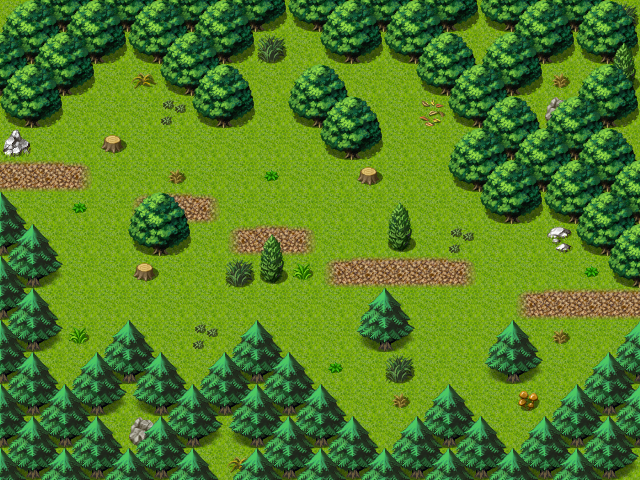

The image is a tile-based game level rendered from a .tmx file. Its description and source (layers, tilesets, objects; grid data summarised) follow:
An orthogonal 20x15 tile map with 32x32 px tiles, 3 tile layers (Ground, Objects, Above), 1 hidden layer not drawn, 11 tilesets and 6 objects (4x spawn, 2x mapchange).

<map version="1.0" orientation="orthogonal" width="20" height="15" tilewidth="32" tileheight="32">
    <properties>
        <property name="outdoors" value="1" />
    </properties>
    <tileset firstgid="1" name="map_6" tilewidth="32" tileheight="32">
        <image source="../drawable/map_6.png" width="256" height="256" />
    </tileset>
    <tileset firstgid="65" name="map_19" tilewidth="32" tileheight="32">
        <image source="../drawable/map_19.png" width="256" height="256" />
    </tileset>
    <tileset firstgid="129" name="map_16" tilewidth="32" tileheight="32">
        <image source="../drawable/map_16.png" width="256" height="256" />
    </tileset>
    <tileset firstgid="193" name="map_27" tilewidth="32" tileheight="32">
        <image source="../drawable/map_27.png" width="256" height="256" />
    </tileset>
    <tileset firstgid="257" name="map_17" tilewidth="32" tileheight="32">
        <image source="../drawable/map_17.png" width="256" height="256" />
    </tileset>
    <tileset firstgid="321" name="map_7" tilewidth="32" tileheight="32">
        <image source="../drawable/map_7.png" width="256" height="256" />
    </tileset>
    <tileset firstgid="385" name="map_1" tilewidth="32" tileheight="32">
        <image source="../drawable/map_1.png" width="256" height="256" />
    </tileset>
    <tileset firstgid="449" name="map_4" tilewidth="32" tileheight="32">
        <image source="../drawable/map_4.png" width="256" height="256" />
    </tileset>
    <tileset firstgid="513" name="map_5" tilewidth="32" tileheight="32">
        <image source="../drawable/map_5.png" width="256" height="256" />
    </tileset>
    <tileset firstgid="577" name="map_3" tilewidth="32" tileheight="32">
        <image source="../drawable/map_3.png" width="256" height="256" />
    </tileset>
    <tileset firstgid="641" name="map_2" tilewidth="32" tileheight="32">
        <image source="../drawable/map_2.png" width="256" height="256" />
    </tileset>
    <layer name="Ground" width="20" height="15">
        <data>[300 cells, 300 non-empty, 3 distinct tile ids]</data>
    </layer>
    <layer name="Objects" width="20" height="15">
        <data>[300 cells, 143 non-empty, 22 distinct tile ids]</data>
    </layer>
    <layer name="Above" width="20" height="15">
        <data>[300 cells, 50 non-empty, 5 distinct tile ids]</data>
    </layer>
    <layer name="Walkable" width="20" height="15" visible="0">
        <data>[300 cells, 155 non-empty, 1 distinct tile ids]</data>
    </layer>
    <objectgroup name="Mapevents" visible="0">
        <object name="east" type="mapchange" x="608" y="288" width="32" height="64">
            <properties>
                <property name="map" value="wild14" />
                <property name="place" value="west" />
            </properties>
        </object>
        <object name="west" type="mapchange" x="0" y="160" width="32" height="64">
            <properties>
                <property name="map" value="wild12" />
                <property name="place" value="east" />
            </properties>
        </object>
    </objectgroup>
    <objectgroup name="Spawn" visible="0">
        <object name="forestboar2" type="spawn" x="32" y="256" width="256" height="128">
            <properties>
                <property name="quantity" value="2" />
                <property name="spawngroup" value="forestboar2" />
            </properties>
        </object>
        <object name="forestboar2_1" type="spawn" x="256" y="64" width="224" height="128">
            <properties>
                <property name="spawngroup" value="forestboar2" />
            </properties>
        </object>
        <object name="forestserpent1" type="spawn" x="320" y="352" width="256" height="96">
            <properties>
                <property name="spawngroup" value="forestserpent1" />
            </properties>
        </object>
        <object name="beetle2" type="spawn" x="288" y="224" width="96" height="64">
            <properties>
                <property name="spawngroup" value="beetle2" />
            </properties>
        </object>
    </objectgroup>
    <objectgroup name="Keys" visible="0" />
</map>
